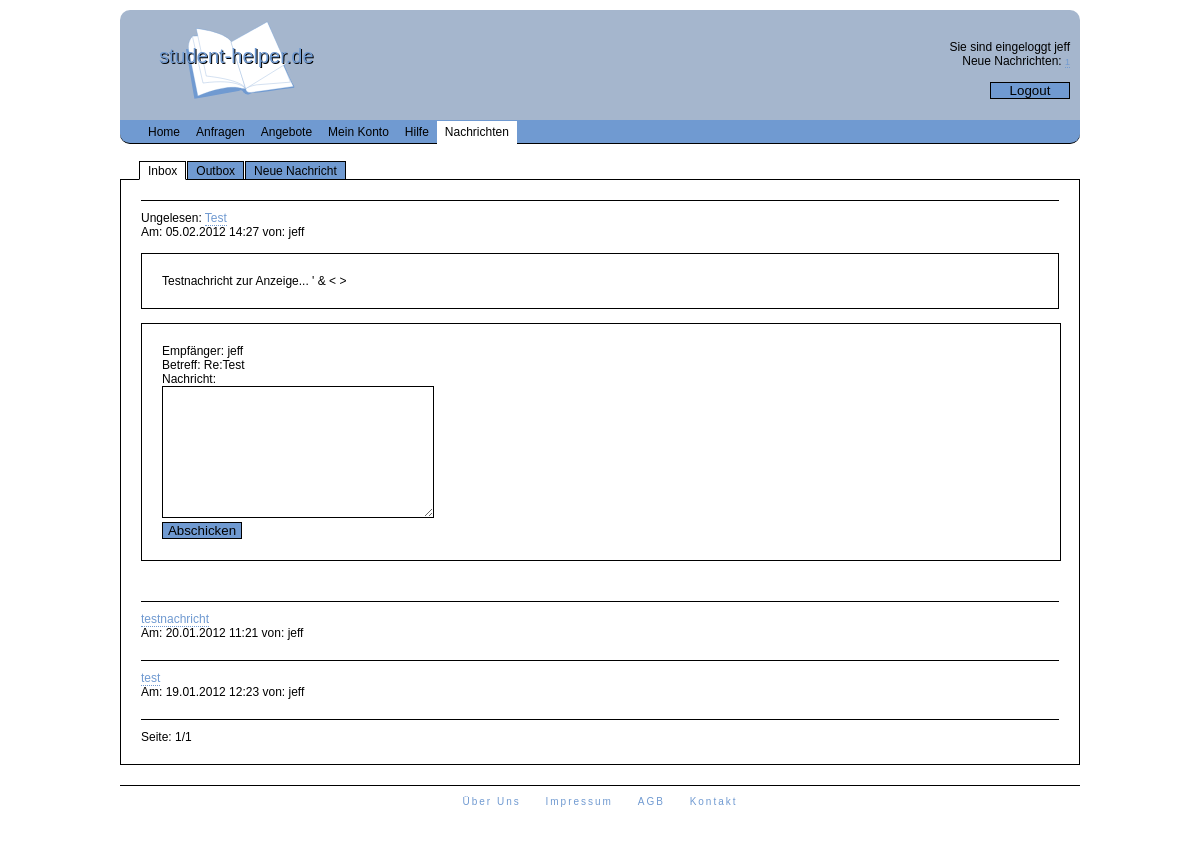
Screenshot of /index.php?l=nachrichten&n=inbox&mid=6 (signed in) with the database file from the repository.
### tables this page shows
CREATE TABLE IF NOT EXISTS `nachrichten` (
  `id` int(11) NOT NULL AUTO_INCREMENT,
  `uservid` int(11) NOT NULL,
  `useraid` int(11) NOT NULL,
  `datetime` varchar(19) NOT NULL,
  `betreff` varchar(30) NOT NULL,
  `text` varchar(300) NOT NULL,
  `gelesen` tinyint(1) NOT NULL,
  PRIMARY KEY (`id`)
);

CREATE TABLE IF NOT EXISTS `user` (
  `id` int(11) NOT NULL AUTO_INCREMENT,
  `nick` varchar(20) NOT NULL,
  `email` varchar(30) NOT NULL,
  `pass` varchar(32) NOT NULL,
  `hochschulid` int(11) DEFAULT NULL,
  `name` varchar(30) DEFAULT NULL,
  `vorname` varchar(30) DEFAULT NULL,
  PRIMARY KEY (`id`)
);

### auth/auth.php (called while the page is built, shortened)
<?php
$db = new Database();
if (isset($_SESSION['logedin']) && ($_SESSION['logedin'] == true)){
    if (pass_md5($_SERVER['HTTP_USER_AGENT'], substr($_SERVER["REMOTE_ADDR"],0,7)) != $_SESSION['finger']){
        $_SESSION['logedin'] = false;
        session_destroy();
    }
    else {
        $logedin = true;
    }
}
?>

### auth/pass-md5.php (called while the page is built)
<?php
function pass_md5($user, $pass){
    $hash = md5($user.'hj6zZUk.,(u00kjfdr4vdlkopcex,+#!cfdhhjn'.$pass);
    return $hash;
}
?>

### class/class.database.php (called while the page is built, shortened)
<?php
class Database {
    private $dbuser = 'swa3';
	private $dbpass = 'Shaim6ie';
	private $dbdb = 'swa3';
	public function __construct(){
	    try {
	        $this->db = new PDO('mysql:host=localhost;dbname='.$this->dbdb, $this->dbuser, $this->dbpass);
	        $this->db->setAttribute( PDO::ATTR_ERRMODE, PDO::ERRMODE_EXCEPTION );
	        $stmt = $this->db->prepare('SET NAMES utf8');
	        $stmt->execute();
	        $stmt = $this->db->prepare('SET CHARACTER SET utf8');
	        $stmt->execute();
        }
        catch (PDOException $e) {
            print "Error!: " . $e->getMessage() . "<br/>";
            die();
        }
	}
	public function select($what, $tabname, $where = null, $order = null, $limit = null){
	    try {
	        if (!$where){
	            $sql = "SELECT $what FROM $tabname";
	            $stmt = $this->db->prepare($sql);
	            $stmt->execute();
	        }
	        else {
	            $wherecond = "";
                foreach ($where AS $key => $val){
                    $wherecond .= ' AND `'.$key.'`=:'.$key;
                }
                if (!$order && !$limit){
	                $sql = "SELECT $what FROM `$tabname` WHERE ".substr($wherecond, 5);
	                $stmt = $this->db->prepare($sql);
	            }
	            elseif ($order && !$limit){
	                if (count($order) == 2){
	                    $ad = $order[1];
	                }
	                else {
	                    $ad = 'ASC';
	                }
	                $sql = "SELECT $what FROM `$tabname` WHERE ".substr($wherecond, 5)." ORDER BY $order[0] $ad";
	                $stmt = $this->db->prepare($sql);
	            }
	            foreach ($where AS $key => $val){
	                $stmt->bindParam(':'.$key, $where[$key]);
	            }
	            $stmt->execute();
	        }
	        return $stmt;
	    }
	    catch (PDOException $e) {
            print "Error!: " . $e->getMessage() . "<br/>";
            die();
        }
	}
}
?>

### content/inbox.php (the view, shortened to what this page needs)
<?php
if ($logedin){
    unset($where);
    $where['useraid'] = $_SESSION['userid'];
    $order[0] = 'id';
    $order[1] = 'DESC';
    $stmt = $db->select("*", "nachrichten", $where, $order);
    $anzahl = $stmt->rowCount();
    if ($anzahl == 0){
        echo '<div id="nachhilfecontainer">Keine Einträge vorhanden</div>';
    }
    else {
        for ($x = 0; $x < $anzahl; $x++){
            $ergarr[$x] = $stmt->fetchObject();
        }
        $seiten = intval($anzahl/10);
        if (($anzahl%10) > 0){
            $seiten += 1;
        }
        if (!isset($_GET['seite'])){
            $seite = 1;
        }
        else {
            $seite = $_GET['seite'];
        }
        $start = ($seite*10)-10;
        if ($anzahl > $start+10){
            $ende = $start+10;
        }
        else {
            $ende = $anzahl;
        }
        for ($start; $start < $ende; $start++){
            unset($where);
            $where['id'] = $ergarr[$start]->uservid;
            $uisq = $db->select("nick", "user", $where);
            $uierg = $uisq->fetchObject();
            echo '<div id="messagecontainer">
                    <div id="messagehead">';
            if ($ergarr[$start]->gelesen == 0){
                echo 'Ungelesen: ';
            }
            $lin = '';
            echo '<a href="index.php?l=nachrichten&n=inbox'.$lin.'&mid='.$ergarr[$start]->id.'">'.$ergarr[$start]->betreff.'</a></br>';
            $datum = explode("-", $ergarr[$start]->datetime);
            echo 'Am: '.$datum["2"].'.'.$datum["1"].'.'.$datum["0"].' '.$datum["3"].':'.$datum["4"].' ';
            echo 'von: '.$uierg->nick;
            echo '</div>';
            if (isset($_GET["mid"]) && ($_GET["mid"] == $ergarr[$start]->id)){
                echo '<br/><div id="messagebody">'.$ergarr[$start]->text.'</div>';
                $set['gelesen'] = 1;
                unset($where);
                $where['id'] = $ergarr[$start]->id;
                $db->update("nachrichten", $set, $where);
                echo '<br/><div id="antwort">
                    <form id="mesform" action="scripts/mess.php" method="post" class="formwiden">
                        Empfänger: '.$uierg->nick.'<input type="hidden" name="nick" value="'.$uierg->nick.'"/><br/>
                        Betreff: Re:'.$ergarr[$start]->betreff.'<input type="hidden" name="betreff" value="Re: '.$ergarr[$start]->betreff.'"/><br/>
                        Nachricht: <br/><textarea name="text" cols="50" rows="10" class="textn"></textarea>
                        <input type="hidden" name="token" value="'.csrf_token().'">
                        <br/><input type="submit" name="Abschicken" value="Abschicken" class="button">
                    </form>
                    </div>';
            }
            echo '</div>';
        }
        echo '<div id="seite">';
        echo 'Seite: '.$seite.'/'.$seiten;
        echo '</div>';
    }
}
?>

### style.css (style rules this page uses)
body { background-color: white ;color: black; font-family: Verdana, Arial, Helvetica, sans-serif; font-size: 12px; }
body, div, h1, h2, h3, h4, h5, h6, p, th, td, ul, li, form, input, textarea { padding: 0; margin: 0; }
a { text-decoration: none; }
a:link { color: #709AD1; }
form { width: 300px; padding: 20px; border: 1px solid black; }
textarea { width: 262px; height: 130px; }
#content a { border-bottom: 1px dotted #709AD1; }
#content form { margin-bottom: 20px; }
#seite { border-top: 1px solid black; padding: 10px 0 0 0; }
#messagecontainer { border-top: 1px solid black; padding: 10px 0 20px 0; }
#messagebody { border: 1px solid black; padding: 20px; }
.textn { width: 270px; border: 1px solid black; margin-bottom: 1px; }
.button { width: 80px; border: 1px solid black; background-color: #709AD1; margin-bottom: 1px; }
.formwiden { width: 878px; }

### rows the page displays
nachrichten: shows "Ungelesen:", betreff "Test", datetime "05", datetime "02", datetime "2012", datetime "14", datetime "27", user.nick "jeff", text "Testnachricht zur Anzeige... ' & < >"
nachrichten: betreff "testnachricht", datetime "20", datetime "01", datetime "2012", datetime "11", datetime "21", user.nick "jeff"
nachrichten: betreff "test", datetime "19", datetime "01", datetime "2012", datetime "12", datetime "23", user.nick "jeff"

### other values shown
$_SESSION['usernick'] "jeff"
$news "1"
$seite "1"
$seiten "1"
